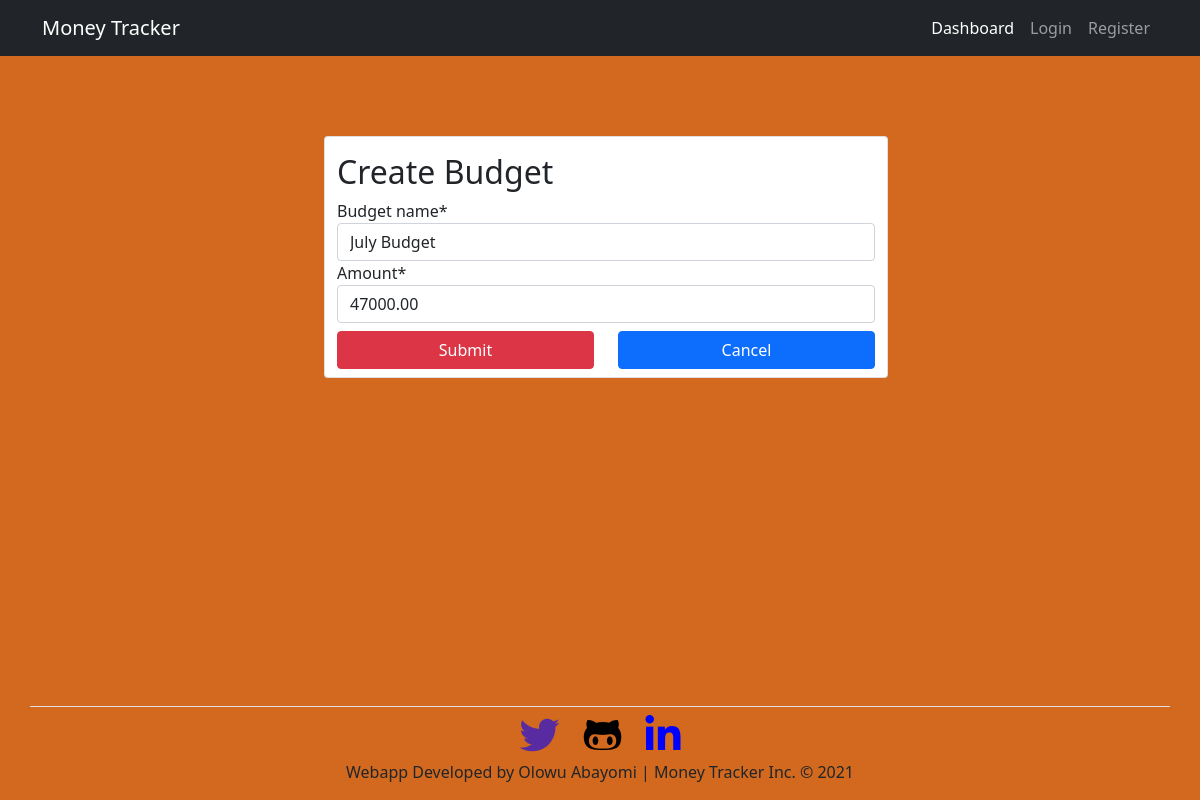
Before: /update-budget/1 with the older database file.
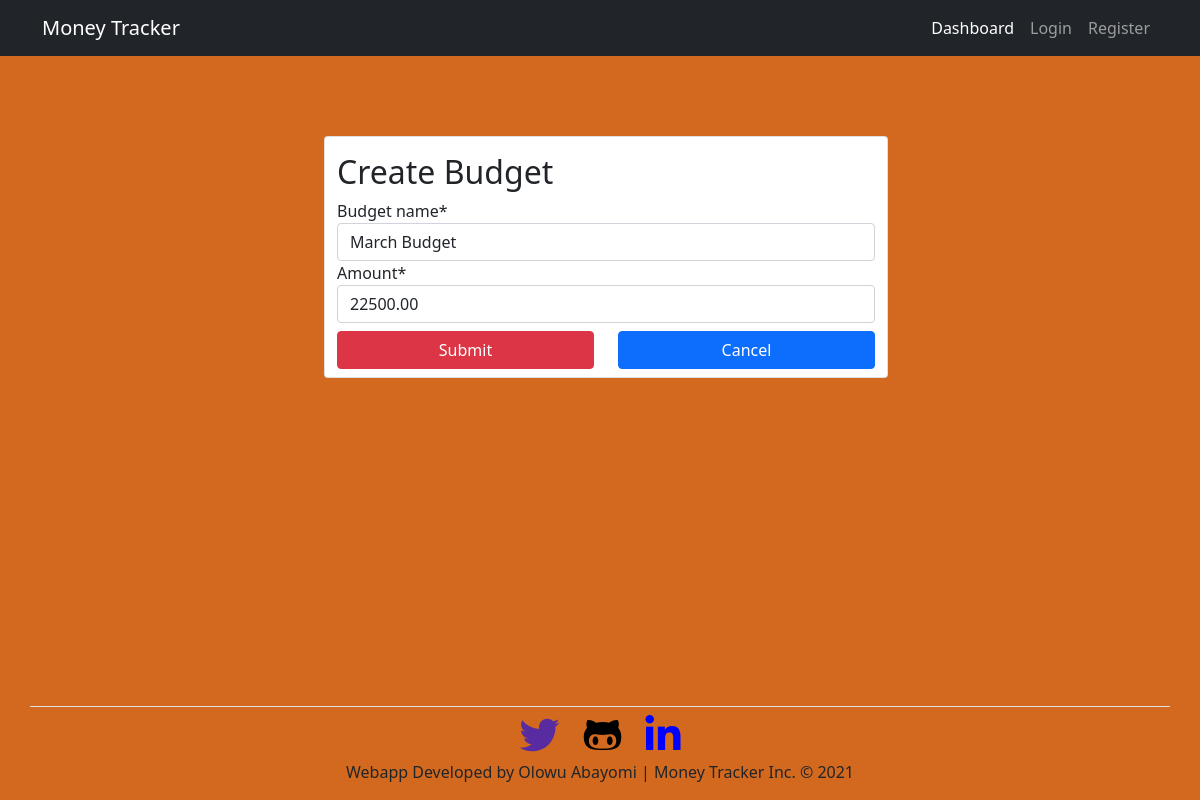
After: the same page with the newer database file.
### budget/models.py (models this page shows, shortened)
class Budget(models.Model):
    user = models.ForeignKey(settings.AUTH_USER_MODEL, on_delete=models.CASCADE, unique=False)
    budget_name = models.CharField(max_length=100)
    amount = models.DecimalField(max_digits=10, decimal_places=2)
    created_at = models.DateTimeField(auto_now_add=True)
    updated_at = models.DateTimeField(auto_now_add=True)

### budget/views.py (the view)
# urls.py: path('update-budget/<int:pk>', update_budget, name="update_budget"),
def update_budget(request,pk):
    template_name = "budget/budget_form.html"
    budget = get_object_or_404(Budget, pk=pk)
    budget_form = BudgetForm(request.POST, instance=budget)
    if request.method == 'POST':
        if budget_form.is_valid():
            budget_form.save()
            messages.success(request, "Budget Updated")
            return redirect("budget_list")
        else:
            return False
    else:
        budget_form = BudgetForm(instance=budget)
    context = {"budget_form":budget_form}
    return render(request, template_name, context)

### budget/forms.py
class BudgetForm(forms.ModelForm):
    class Meta:
        model = Budget
        fields = ['budget_name', "amount"]

### budget/templates/budget/budget_form.html (shortened to what this page needs)
{% extends 'base.html' %}
{% load crispy_forms_tags %}
{% block content %}
    <main class="container">
        <div class="row justify-content-center add-budget-margin" style="margin-top:5rem;">
            <div class="col-md-6 card">
                <h2 class="mt-3">Create Budget</h2>
                <form action="" method="POST">
                    {{ budget_form|crispy }}
                    <div class="row justify-content-center ml-5">
                        <div class="col">
                            <button type="submit" class="btn btn-danger mt-2 mb-2 w-100">Submit</button>
                        </div>
                        <div class="col">
                            <a href="{% url 'budget_list' %}" class="btn btn-primary mt-2 mb-2 w-100">Cancel</a>
                        </div>
                    </div>
                </form>
            </div>
        </div>
    </main>
{% endblock  %}

Changed rows visible on the page:
changed Budget: budget_name "July Budget" → "March Budget"; amount "47000.00" → "22500.00"
